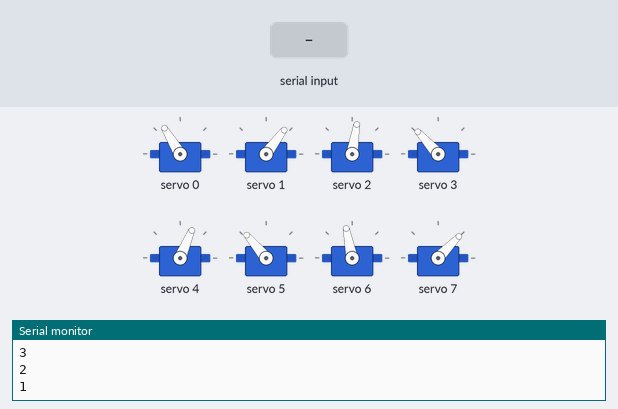
Recording of a sketch running on a simulated ESP32. On the bench: 8 × servo, the last lines printed to the serial monitor. The inputs (shaded band) are chosen by the test bench.

Above: at 12.2 s.
12.3 s: "2" received over Serial
At 12.99 s:
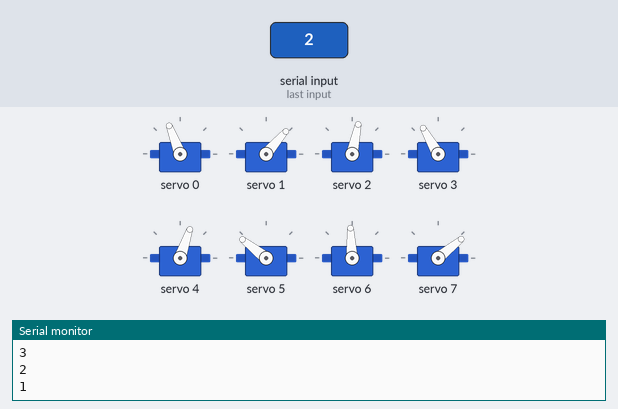
At 13.49 s:
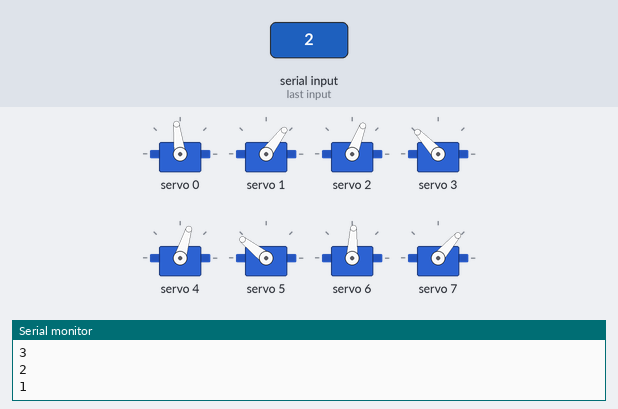
15.3 s: "1" received over Serial
18.3 s: "0" received over Serial
At 19.2 s:
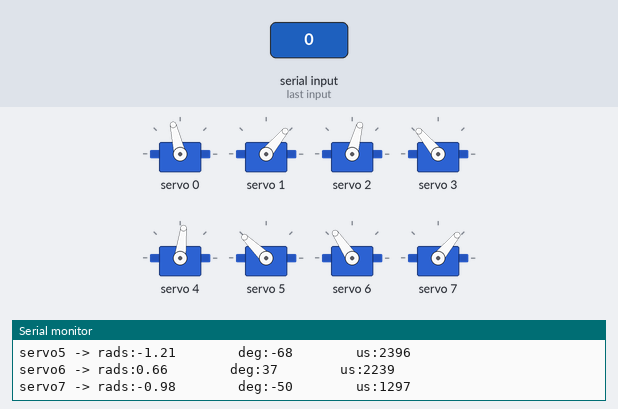
Timing chart, 0 to 21.3 s (numbered marks = the images above; inputs shaded):
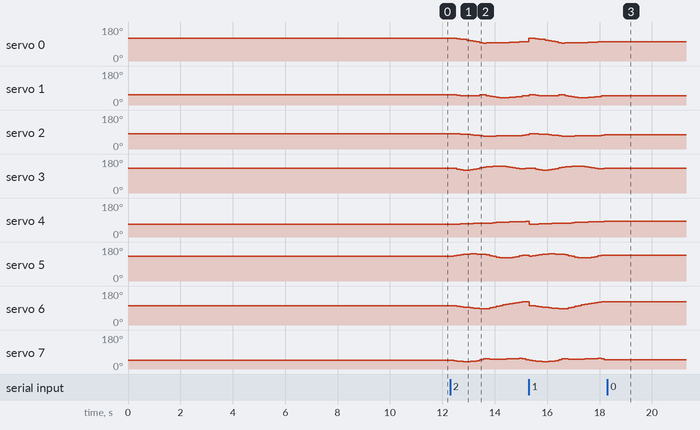

The sketch:

3D_SS_62.ino
```cpp
// HOW TO:
// ------------------------------
// Serial input = 2 -> Steps through gait sequence once and stops at the end.
// Serial input = 1 -> Steps through gait sequence in a loop.
// Serial input = 0 -> Stops infinite loop at the node where it is at that moment

//Gait template
#include <Wire.h>
#include <Adafruit_PWMServoDriver.h>

Adafruit_PWMServoDriver pca9685 = Adafruit_PWMServoDriver();

#define SERVO_FREQ 300
#define SER0 0 //Hip 1
#define SER1 1 //Knee 1
#define SER2 2 //Hip 2
#define SER3 3 //Knee 2
#define SER4 4 //Hip 3
#define SER5 5 //Knee 3
#define SER6 6 //Hip 4
#define SER7 7 //Knee 4

// Insert servo angles here:
// For 3D gaits, these angles are obtained from linearisation.py
// For 2D gaits, these angles are obtained from 2D_trajectory_reader.py
float SS_servo0[] = {-0.66842695, -0.66404284, -0.61204597, -0.5554219 , -0.49709773, -0.42651984, -0.34683129, -0.26627672, -0.18564472, -0.10423551, -0.02890578, -0.06419089, -0.07030877, -0.06919686, -0.07008247, -0.07246398, -0.0812356 , -0.0971114 , -0.11582169, -0.14078262, -0.16727729, -0.19005997, -0.21421954, -0.23255685, -0.25521301, -0.27428594, -0.30182334, -0.34260105, -0.38569911, -0.43109894, -0.4781136 , -0.51834258, -0.53749371, -0.55555679, -0.575017  , -0.59480231, -0.6168808 , -0.62626018, -0.63444266, -0.6364401 , -0.64431528, -0.65128369};
float SS_servo1[] = {0.82857549, 0.84761852, 0.87547593, 0.90181225, 0.92481507, 0.93486614, 0.93191914, 0.92834543, 0.89841048, 0.83664579, 0.79865306, 0.92320954, 1.01109095, 1.07833674, 1.13528781, 1.17417031, 1.1892613 , 1.18431216, 1.15805929, 1.12372622, 1.07792762, 1.01649063, 0.95913825, 0.90012419, 0.85342678, 0.80426604, 0.79112706, 0.85747869, 0.94389385, 1.02932464, 1.10694723, 1.15732367, 1.1592348 , 1.16181498, 1.17043815, 1.18092809, 1.18023298, 1.11991902, 1.04667097, 0.96088906, 0.89004576, 0.82756264};
float SS_servo2[] = {-0.33226688, -0.34451984, -0.35858068, -0.36953075, -0.3821724 , -0.40152257, -0.44318912, -0.49643922, -0.54981824, -0.60430171, -0.65424729, -0.66168054, -0.64708025, -0.63226057, -0.62388595, -0.61500843, -0.60773767, -0.60255602, -0.59527585, -0.58923245, -0.58407228, -0.56949461, -0.52690129, -0.46720042, -0.40414269, -0.34086577, -0.26945047, -0.19014248, -0.10917683, -0.02835526,  0.05242525,  0.07874388,  0.01799026, -0.02153494, -0.06085046, -0.09633371, -0.13441321, -0.1730188 , -0.2074373 , -0.24274319, -0.2788824 , -0.31412213};
float SS_servo3[] = {0.88229968, 0.821624  , 0.74574561, 0.66841501, 0.60350882, 0.57738796, 0.62176223, 0.70493374, 0.80007745, 0.90276763, 1.00397445, 1.04633764, 1.0714108 , 1.09204615, 1.11150785, 1.11458177, 1.09207043, 1.05010112, 0.9860414 , 0.90808444, 0.82063009, 0.78906568, 0.81315101, 0.83421463, 0.85241495, 0.87037312, 0.87342236, 0.83632292, 0.7934308 , 0.75608871, 0.69127454, 0.68208802, 0.77612896, 0.8361418 , 0.90128295, 0.95813265, 1.0001543 , 0.99596821, 0.96583938, 0.93534948, 0.9101672 , 0.89489297};
float SS_servo4[] = { 0.64034333,  0.63708372,  0.61815098,  0.59589285,  0.57337953,  0.5506877 ,  0.52935701,  0.5136376 ,  0.50035397,  0.4927532 ,  0.48508343,  0.47271253,  0.45866155,  0.43975583,  0.41414077,  0.3871681 ,  0.36739778,  0.35191586,  0.34725188,  0.33919874,  0.33351574,  0.3237975 ,  0.30106968,  0.26276935,  0.21885414,  0.17563826,  0.13072042,  0.09264366,  0.05487742,  0.01252018, -0.03795574, -0.07049798, -0.01213381,  0.06880736,  0.14967751,  0.23061542,  0.30954403,  0.37881985,  0.44176926,  0.50041206,  0.56609849,  0.63009404};
float SS_servo5[] = {-1.03498122, -1.1098156 , -1.1812357 , -1.24468947, -1.30254322, -1.33725645, -1.34743058, -1.34763248, -1.33645038, -1.32653294, -1.30314928, -1.24189138, -1.1509673 , -1.05693522, -0.9639792 , -0.88429525, -0.84775217, -0.84644412, -0.88940127, -0.94640707, -1.02693623, -1.11347178, -1.17871693, -1.2010935 , -1.21083133, -1.22050733, -1.20664049, -1.13729284, -1.04550742, -0.95038886, -0.8500483 , -0.7884653 , -0.84023836, -0.89052309, -0.96201984, -1.02804358, -1.06421937, -1.05881094, -1.03968196, -1.01525467, -1.00000663, -1.00005945};
float SS_servo6[] = { 0.19842314,  0.1795123 ,  0.14175012,  0.10280336,  0.05981227,  0.01764847, -0.01741142, -0.04842252, -0.07743684, -0.11088965, -0.14255224, -0.10535076, -0.02464262,  0.05658566,  0.13735377,  0.21796504,  0.29829596,  0.37404798,  0.44140139,  0.49980755,  0.55369731,  0.59549912,  0.63145376,  0.64833973,  0.65670933,  0.66134707,  0.66190738,  0.64595464,  0.62485727,  0.60618622,  0.59351101,  0.57216379,  0.52171691,  0.46695081,  0.41351455,  0.36312295,  0.31626593,  0.2901004 ,  0.27359659,  0.2560382 ,  0.23575048,  0.21294363};
float SS_servo7[] = {-0.96295271, -1.02230785, -1.0659901 , -1.10591753, -1.13282722, -1.12740776, -1.09693215, -1.04802717, -0.98288391, -0.89653628, -0.80253195, -0.80247045, -0.82135203, -0.8224501 , -0.82329658, -0.82328405, -0.82293184, -0.81810537, -0.80485828, -0.78259476, -0.75400694, -0.71376154, -0.77130652, -0.88199612, -0.9778413 , -1.06587806, -1.13553331, -1.12771923, -1.09547752, -1.07256523, -1.07019582, -1.06218095, -0.99607791, -0.91490751, -0.83052403, -0.74946059, -0.68995551, -0.7106129 , -0.76898956, -0.83155039, -0.89046518, -0.93742878};

int node=0;
int first=0;
int input=0;
int end_time=0;
int time_step=120000;
int steps = sizeof(SS_servo0)/sizeof(SS_servo0[0]);
int one_print = 0;

// -------------------Joint configurations-------------------
int servo0=0;
int servo0_deg=0;
int servo1=0;
int servo1_deg=0;
int servo2=0;
int servo2_deg=0;
int servo3=0;
int servo3_deg=0;
int servo4=0;
int servo4_deg=0;
int servo5=0;
int servo5_deg=0;
int servo6=0;
int servo6_deg=0;
int servo7=0;
int servo7_deg=0;

void setup() {
  Serial.begin(115200);
  pca9685.begin();

  pca9685.setOscillatorFrequency(27000000); //Value between 24MHz and 27MHz, tuned for this setup
  pca9685.setPWMFreq(SERVO_FREQ);
  delay (1000);

  servo0_deg=SS_servo0[0]/3.14159265*180;
  servo0=map(servo0_deg,-38,90,2200,1030);
  servo1_deg=SS_servo1[0]/3.14159265*180;
  servo1=map(servo1_deg,-90,90,2600,950);
  servo2_deg=SS_servo2[0]/3.14159265*180;
  servo2=map(servo2_deg,-38,90,1510,2730);
  servo3_deg=SS_servo3[0]/3.14159265*180;
  servo3=map(servo3_deg,-90,90,1100,2700);
  servo4_deg=SS_servo4[0]/3.14159265*180;
  servo4=map(servo4_deg,-90,38,2700,1500);
  servo5_deg=SS_servo5[0]/3.14159265*180;
  servo5=map(servo5_deg,-90,90,2600,930);
  servo6_deg=SS_servo6[0]/3.14159265*180;
  servo6=map(servo6_deg,-90,38,850,2250);
  servo7_deg=SS_servo7[0]/3.14159265*180;
  servo7=map(servo7_deg,-90,90,920,2620);

  pca9685.setPWM(SER0,0,servo0);
  pca9685.setPWM(SER1,0,servo1);
  pca9685.setPWM(SER2,0,servo2);
  pca9685.setPWM(SER3,0,servo3);
  pca9685.setPWM(SER4,0,servo4);
  pca9685.setPWM(SER5,0,servo5);
  pca9685.setPWM(SER6,0,servo6);
  pca9685.setPWM(SER7,0,servo7);

  Serial.print("Node:");
  Serial.println(node);
  Serial.print("servo0 -> rads:");
  Serial.print(SS_servo0[node]);
  Serial.print("        deg:");
  Serial.print(servo0_deg);
  Serial.print("        us:");
  Serial.println(servo0);
  Serial.print("servo1 -> rads:");
  Serial.print(SS_servo1[node]);
  Serial.print("        deg:");
  Serial.print(servo1_deg);
  Serial.print("        us:");
  Serial.println(servo1);
  Serial.print("servo2 -> rads:");
  Serial.print(SS_servo2[node]);
  Serial.print("        deg:");
  Serial.print(servo2_deg);
  Serial.print("        us:");
  Serial.println(servo2);
  Serial.print("servo3 -> rads:");
  Serial.print(SS_servo3[node]);
  Serial.print("        deg:");
  Serial.print(servo3_deg);
  Serial.print("        us:");
  Serial.println(servo3);
  Serial.print("servo4 -> rads:");
  Serial.print(SS_servo4[node]);
  Serial.print("        deg:");
  Serial.print(servo4_deg);
  Serial.print("        us:");
  Serial.println(servo4);
  Serial.print("servo5 -> rads:");
  Serial.print(SS_servo5[node]);
  Serial.print("        deg:");
  Serial.print(servo5_deg);
  Serial.print("        us:");
  Serial.println(servo5);
  Serial.print("servo6 -> rads:");
  Serial.print(SS_servo6[node]);
  Serial.print("        deg:");
  Serial.print(servo6_deg);
  Serial.print("        us:");
  Serial.println(servo6);
  Serial.print("servo7 -> rads:");
  Serial.print(SS_servo7[node]);
  Serial.print("        deg:");
  Serial.print(servo7_deg);
  Serial.print("        us:");
  Serial.println(servo7);

  Serial.println("10");
  delay(1000);
  Serial.println("9");
  delay(1000);
  Serial.println("8");
  delay(1000);
  Serial.println("7");
  delay(1000);
  Serial.println("6");
  delay(1000);
  Serial.println("5");
  delay(1000);
  Serial.println("4");
  delay(1000);
  Serial.println("3");
  delay(1000);
  Serial.println("2");
  delay(1000);
  Serial.println("1");
  delay(1000);

}

void loop()
{
  if(Serial.available()>0)
  {
    first=Serial.read();
    if(first=='2')
    {
      input=2;
      node=0;
      one_print=1;
    }
    if(first=='1')
    {
      input=1;
      node=0;
      one_print=1;
    }
    if(first=='0')
    {
      input=0;
    }
  }
  if(input==1 or input==2)
  {
      if(esp_timer_get_time()>=end_time)
      {
        servo0_deg=SS_servo0[node]/3.14159265*180;
        servo0=map(servo0_deg,-38,90,2200,1030);
        servo1_deg=SS_servo1[node]/3.14159265*180;
        servo1=map(servo1_deg,-90,90,2600,950);
        servo2_deg=SS_servo2[node]/3.14159265*180;
        servo2=map(servo2_deg,-38,90,1510,2730);
        servo3_deg=SS_servo3[node]/3.14159265*180;
        servo3=map(servo3_deg,-90,90,1100,2700);
        servo4_deg=SS_servo4[node]/3.14159265*180;
        servo4=map(servo4_deg,-90,38,2700,1500);
        servo5_deg=SS_servo5[node]/3.14159265*180;
        servo5=map(servo5_deg,-90,90,2600,930);
        servo6_deg=SS_servo6[node]/3.14159265*180;
        servo6=map(servo6_deg,-90,38,850,2250);
        servo7_deg=SS_servo7[node]/3.14159265*180;
        servo7=map(servo7_deg,-90,90,920,2620);

        pca9685.setPWM(SER0,0,servo0);
        pca9685.setPWM(SER1,0,servo1);
        pca9685.setPWM(SER2,0,servo2);
        pca9685.setPWM(SER3,0,servo3);
        pca9685.setPWM(SER4,0,servo4);
        pca9685.setPWM(SER5,0,servo5);
        pca9685.setPWM(SER6,0,servo6);
        pca9685.setPWM(SER7,0,servo7);

        node+=1;
        if(node>=steps and input==1)
        {
          Serial.print("Input:");
          Serial.println(input);
          node=0;
        }
        if(node>=steps and input==2)
        {
          Serial.print("Input:");
          Serial.println(input);
          input=0;
        }
         end_time=esp_timer_get_time()+time_step;
      }
   }

  if(input == 0)
  {
        pca9685.setPWM(SER0,0,servo0);
        pca9685.setPWM(SER1,0,servo1);
        pca9685.setPWM(SER2,0,servo2);
        pca9685.setPWM(SER3,0,servo3);
        pca9685.setPWM(SER4,0,servo4);
        pca9685.setPWM(SER5,0,servo5);
        pca9685.setPWM(SER6,0,servo6);
        pca9685.setPWM(SER7,0,servo7);

        if(one_print==1)
        {
          Serial.print("Input:");
          Serial.println(input);
          Serial.print("Node:");
          Serial.println(node);
          Serial.print("servo0 -> rads:");
          Serial.print(SS_servo0[node]);
          Serial.print("        deg:");
          Serial.print(servo0_deg);
          Serial.print("        us:");
          Serial.println(servo0);
          Serial.print("servo1 -> rads:");
          Serial.print(SS_servo1[node]);
          Serial.print("        deg:");
          Serial.print(servo1_deg);
          Serial.print("        us:");
          Serial.println(servo1);
          Serial.print("servo2 -> rads:");
          Serial.print(SS_servo2[node]);
          Serial.print("        deg:");
          Serial.print(servo2_deg);
          Serial.print("        us:");
          Serial.println(servo2);
          Serial.print("servo3 -> rads:");
          Serial.print(SS_servo3[node]);
          Serial.print("        deg:");
          Serial.print(servo3_deg);
          Serial.print("        us:");
          Serial.println(servo3);
          Serial.print("servo4 -> rads:");
          Serial.print(SS_servo4[node]);
          Serial.print("        deg:");
          Serial.print(servo4_deg);
          Serial.print("        us:");
          Serial.println(servo4);
          Serial.print("servo5 -> rads:");
          Serial.print(SS_servo5[node]);
          Serial.print("        deg:");
          Serial.print(servo5_deg);
          Serial.print("        us:");
          Serial.println(servo5);
          Serial.print("servo6 -> rads:");
          Serial.print(SS_servo6[node]);
          Serial.print("        deg:");
          Serial.print(servo6_deg);
          Serial.print("        us:");
          Serial.println(servo6);
          Serial.print("servo7 -> rads:");
          Serial.print(SS_servo7[node]);
          Serial.print("        deg:");
          Serial.print(servo7_deg);
          Serial.print("        us:");
          Serial.println(servo7);
          one_print=0;
        }

  }
}
```

Measured:
- after the input at 12.3 s, servo 0: 121° → 119° after 0.25 s, → 116° 0.13 s later, → 114° 0.13 s later, → 111° 0.13 s later, … (17 changes in this stretch); servo 1: 53° → 51° after 0.26 s, → 50° 0.13 s later, → 49° 0.25 s later, → 50° 0.38 s later, … (19 changes in this stretch)
- after the input at 18.3 s, servo 0: stops changing and stays 103°; servo 1, servo 7: stops changing and stays 50°; servo 2: stops changing and stays 75°; servo 3: stops changing and stays 130°; servo 4: stops changing and stays 83°
